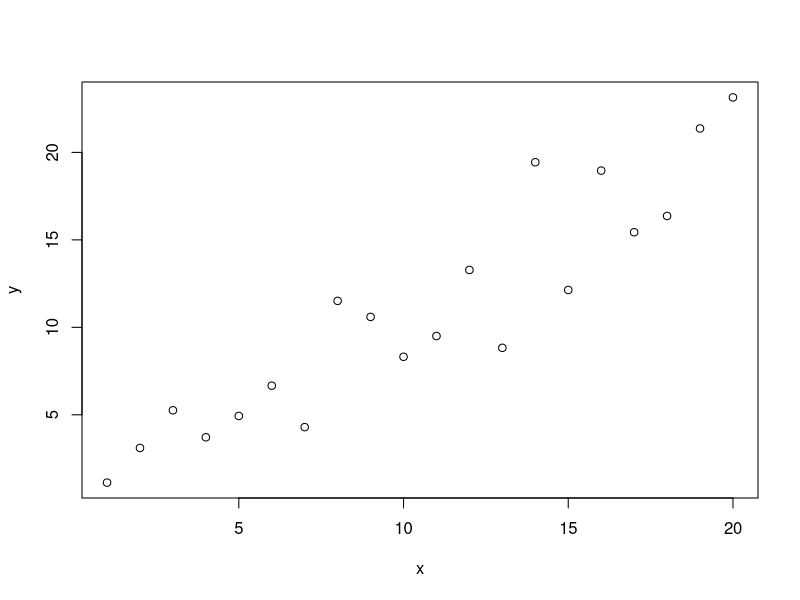
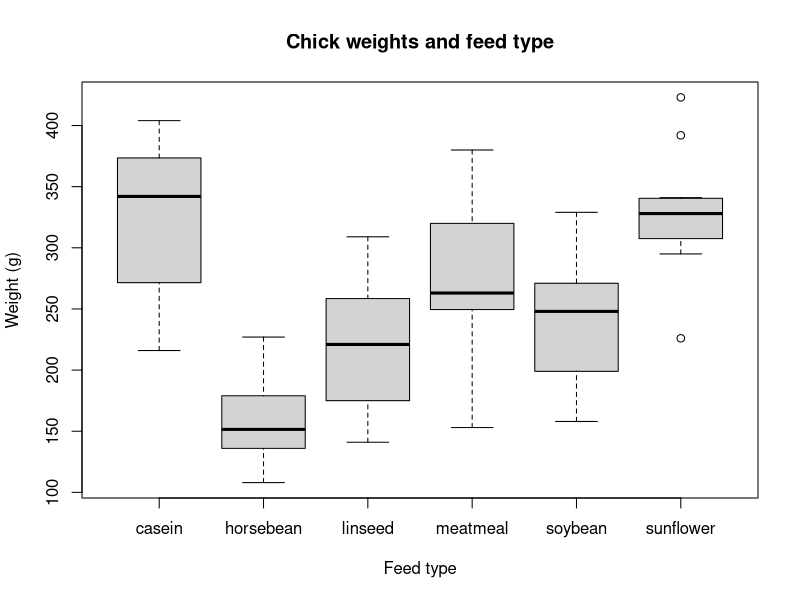

These charts were generated, in order, by the following R code: (Note: this script raises an error after producing the figures.)
## ---- chunk 1
x <- c(1:20)
y <- x + rnorm(20,sd = 2.5)
plot(x,y)
## ---- chunk 2
boxplot(weight~feed,data=chickwts,ylab = "Weight (g)",xlab = "Feed type",main = "Chick weights and feed type")
## ---- chunk 3
4 + 7
## ---- chunk 4
x <- 4
x

rm(x)
x

## ---- chunk 5
x <- 4
x + 7

## ---- chunk 6
x <- 4
y <- 7
x + y

## ---- chunk 7
hello

"hello"

"hello world"
## ---- chunk 8
x <- "Martin has a bushy beard"
x
## ---- chunk 9
x <- "cats"
y <- "dogs"

x + y

"1" + "2"

## ---- chunk 10
x <- c(6,7,8)
x

y <- c(1:10)
y

z <- c("cats","cats","dogs")
z

## ---- chunk 11

x <- c(1,2,"cats")
x

## ---- chunk 12
x <- c(1:10)
x/2

y <- c(101:110)
z <- x*y
z
## ---- chunk 13
x <- c(1,2,4,4,4,5)

x[5]
x[c(4:6)]

## ---- chunk 14
x <- "Martin has a bushy beard"
x[1]
x[2]
## ---- chunk 15
x <- c("Martin","has","a","bushy","beard")
x[1]
x[2]
x[c(3:5)]
## ---- chunk 16
x <- matrix(0,ncol = 6,nrow = 2)
x

x <- matrix(c(1:12),ncol = 4,nrow = 3)
x
## ---- chunk 17

x <- c("cats","cats","cats","cats","dogs","dogs")
m <- matrix(x,
            ncol = 3,nrow = 2)
m

m <- matrix(x,
            ncol = 3,nrow = 2,byrow = T)
m
## ---- chunk 18
m
m[2,]
m[,3]
## ---- chunk 19
m
m[2,3]
## ---- chunk 20
x <- seq(from = 0,to = 1000,by = 100)
str(x)
sum(x)
length(x)

## ---- chunk 21
?mean
## ---- chunk 22

x <- c("red","red","red","blue","blue","green")
str(x)

x1 <- factor(x)
str(x1)
## ---- chunk 23
Sweet_colours <- c("Red","Purple","Yellow","Green")
Number_eaten <- c(21,18,3,4)
Number_left <- c(0,1,20,23)

sweets <- data.frame(Sweet_colours,Number_eaten,Number_left)

sweets
## ---- chunk 24
str(sweets)

nrow(sweets)

ncol(sweets)
## ---- chunk 25
sweets[2,]
sweets[,2]
sweets[2,2]
## ---- chunk 26
sweets$Sweet_colours
sweets[,"Sweet_colours"]
## ---- chunk 27
plot(Number_left~Number_eaten,data = sweets,
     xlab = "Number of sweets eaten",
     ylab = "Number of sweets left")
